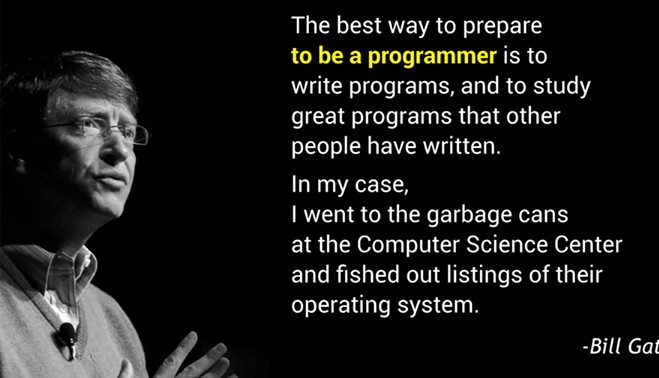
#> input picture Advanced_OpenCV/images/img1.jpeg, 659 x 378 px
$ python -i clean_crop_image.py   (imports and definitions only)   (Python 2 division)
#> lines starting #> are read from the running program, lines starting #| are printed output that depends on the picture; after the words box and inside, x2 and y2 are one past the last pixel; in counts of white or black regions, pixels touching at a corner belong together
import cv2
import numpy as np
import glob
import imutils
import os
import sys
from string import Template
import subprocess
import argparse

#IMAGES_FOLDER="./"

ap = argparse.ArgumentParser()
# [4 lines not run here, left out]

# [1 line that did not run here, left out]


def readFileImages(strFolderName):
	print strFolderName
	image_list = []
	st=strFolderName+"*.png"
	for filename in glob.glob(st): #assuming gif
	    image_list.append(filename)
	return image_list


# [1 line that did not run here, left out]


def crop_image(filename):
	img=cv2.imread(filename,0)
	height = np.size(img, 0)
	width = np.size(img, 1)
	height=60
	r,c=img.shape[:2]
	res = cv2.resize(img,((int)(height*c)/r, height), interpolation = cv2.INTER_CUBIC)
	if width>60:
		img_crop=img[:,25:]
		cv2.imwrite(filename, img_crop)


def convert_to_binary(filename):
#> called with filename = 'images/img1.jpeg'
	img=cv2.imread(filename,0)
#> img: shape (378, 659); min 0, max 255, mean 26.1
	#if (img.shape >= 3):
		#img=cv2.cvtColor(img, cv2.COLOR_BGR2GRAY)
	ret, imgBinary = cv2.threshold(img,0,255,cv2.THRESH_BINARY+cv2.THRESH_OTSU)
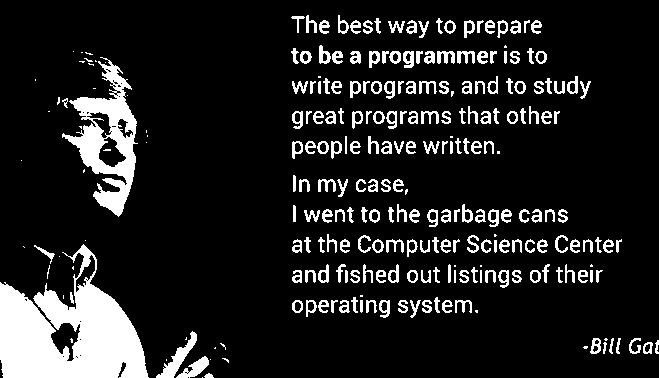
#> imgBinary: shape (378, 659); 13% white; 260 white regions (48 under 20 px), largest, box (x1, y1, x2, y2) and area: (0, 244, 149, 378) 11131, (62, 57, 138, 217) 4529, (156, 331, 197, 378) 538
#> ret = 88
	height = np.size(img, 0)
#> height = 378
	width = np.size(img, 1)
#> width = 659
	height=60
	r,c=img.shape[:2]
#> r = 378; c = 659
	res = cv2.resize(imgBinary,((int)(height*c)/r, height), interpolation = cv2.INTER_CUBIC)
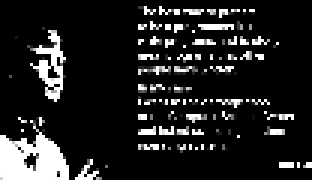
#> res: shape (60, 104) (shown 3 times larger); min 0, max 255, mean 34.1
	res = cv2.fastNlMeansDenoising(res,20, 7, 21)
	out_path=filename
	cv2.imwrite(out_path,res)

def clean_images(ls_images):
	for filename in ls_images:
		rc=subprocess.check_call(["./textcleaner", "-u", filename, filename])

def crop_images(ls_images):
	for filename in ls_images:
		crop_image(filename)

def covert_images(ls_images):
	for filename in ls_images:
		convert_to_binary(filename)

# [3 lines not run here, left out]

>>> result = convert_to_binary('images/img1.jpeg')
